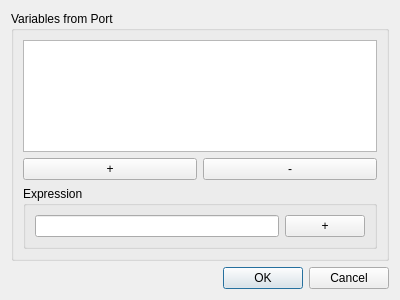
<?xml version="1.0" encoding="UTF-8"?>
<ui version="4.0">
 <class>GUISingleValue</class>
 <widget class="QDialog" name="GUISingleValue">
  <property name="geometry">
   <rect>
    <x>0</x>
    <y>0</y>
    <width>400</width>
    <height>300</height>
   </rect>
  </property>
  <property name="windowTitle">
   <string>Dialog</string>
  </property>
  <layout class="QVBoxLayout" name="verticalLayout">
   <item>
    <widget class="QGroupBox" name="groupBox">
     <property name="title">
      <string>Variables from Port</string>
     </property>
     <layout class="QGridLayout" name="gridLayout">
      <item row="1" column="0">
       <widget class="QPushButton" name="pushButton_addVariable">
        <property name="text">
         <string>+</string>
        </property>
       </widget>
      </item>
      <item row="1" column="1">
       <widget class="QPushButton" name="pushButton_2">
        <property name="text">
         <string>-</string>
        </property>
       </widget>
      </item>
      <item row="0" column="0" colspan="2">
       <widget class="QListWidget" name="listWidget"/>
      </item>
      <item row="2" column="0" colspan="2">
       <widget class="QGroupBox" name="groupBox_2">
        <property name="title">
         <string>Expression</string>
        </property>
        <layout class="QGridLayout" name="gridLayout_2">
         <item row="0" column="0">
          <widget class="QLineEdit" name="lineEdit_Formula"/>
         </item>
         <item row="0" column="1">
          <widget class="QPushButton" name="pushButton_Formula">
           <property name="text">
            <string>+</string>
           </property>
          </widget>
         </item>
        </layout>
       </widget>
      </item>
     </layout>
    </widget>
   </item>
   <item>
    <widget class="QDialogButtonBox" name="buttonBox_ok">
     <property name="orientation">
      <enum>Qt::Horizontal</enum>
     </property>
     <property name="standardButtons">
      <set>QDialogButtonBox::Cancel|QDialogButtonBox::Ok</set>
     </property>
    </widget>
   </item>
  </layout>
 </widget>
 <resources/>
 <connections>
  <connection>
   <sender>buttonBox_ok</sender>
   <signal>accepted()</signal>
   <receiver>GUISingleValue</receiver>
   <slot>accept()</slot>
   <hints>
    <hint type="sourcelabel">
     <x>248</x>
     <y>254</y>
    </hint>
    <hint type="destinationlabel">
     <x>157</x>
     <y>274</y>
    </hint>
   </hints>
  </connection>
  <connection>
   <sender>buttonBox_ok</sender>
   <signal>rejected()</signal>
   <receiver>GUISingleValue</receiver>
   <slot>reject()</slot>
   <hints>
    <hint type="sourcelabel">
     <x>316</x>
     <y>260</y>
    </hint>
    <hint type="destinationlabel">
     <x>286</x>
     <y>274</y>
    </hint>
   </hints>
  </connection>
 </connections>
</ui>
